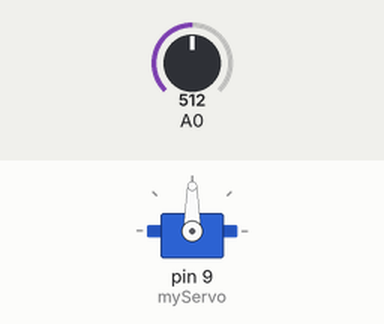
The sketch below on a simulated Arduino Uno, built with avr-gcc and run on an emulated ATmega328P. Parts: servo. Inputs (shaded band) come from the test bench; at power-on: A0 = 512.

Above: at 1.2 s.
1.3 s: A0 set to 716
At 2.3 s:
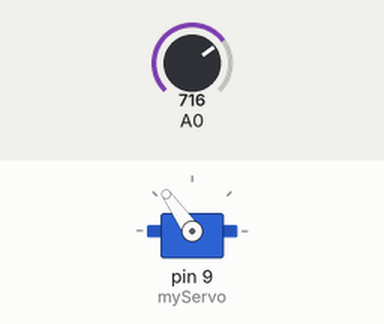
2.8 s: A0 set to 900
At 3.4 s:
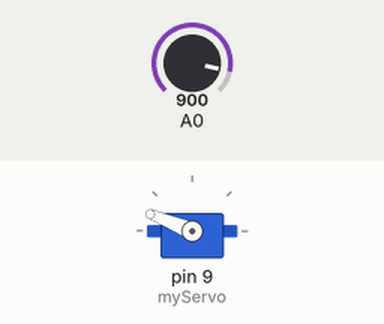
4.3 s: A0 set to 1023
At 4.6 s:
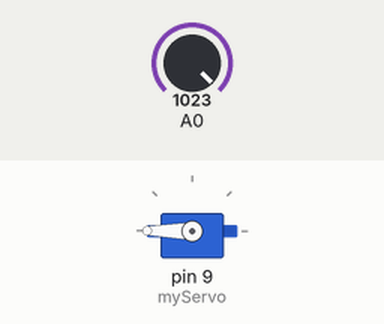
5.8 s: A0 set to 306
At 6.9 s:
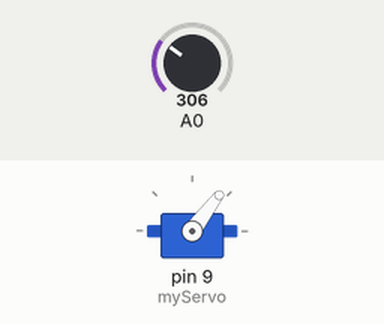
7.3 s: A0 set to 122
At 8.1 s:
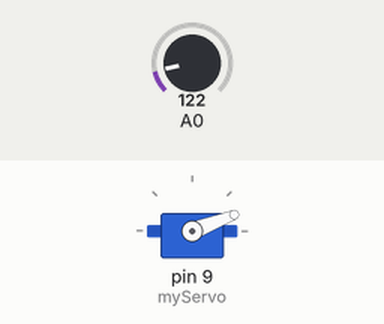
Timing chart, 0 to 9.8 s (numbered marks = the images above; inputs shaded):
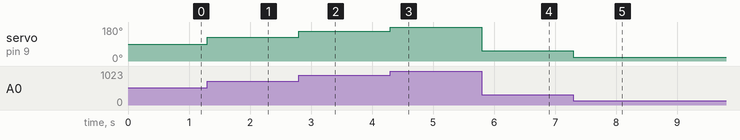

The sketch:

Servo_pot.ino
```cpp
#include <Servo.h>

  Servo myServo;
  int pos;
  int potPin;
void setup() {
  myServo.attach(9);

}

void loop() {
 pos = analogRead(potPin);
  pos = map(pos,0,1023,0,180);
  myServo.write(pos);


}
```

Measured:
- after the input at 1.3 s, servo on pin 9 (myServo): 90° → 125° at once
- after the input at 2.8 s, servo on pin 9 (myServo): 125° → 158° at once
- after the input at 4.3 s, servo on pin 9 (myServo): 158° → 180° at once
- after the input at 5.8 s, servo on pin 9 (myServo): 180° → 53° at once
- after the input at 7.3 s, servo on pin 9 (myServo): 53° → 21° at once
